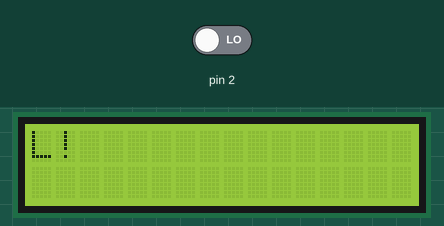
This sketch was run on a simulated Arduino Uno, built with avr-gcc and run on an emulated ATmega328P. On the bench: 16×2 character LCD. The test bench sets the inputs (shaded band); at power-on: pin 2 LOW. What the sketch prints to the serial monitor is not drawn.

Above: at 2.1 s.
At 4.1 s:
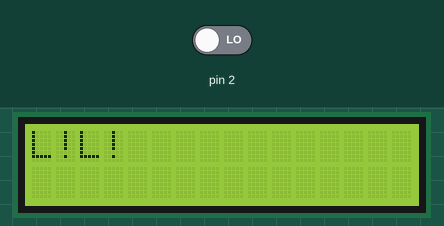
At 6.1 s:
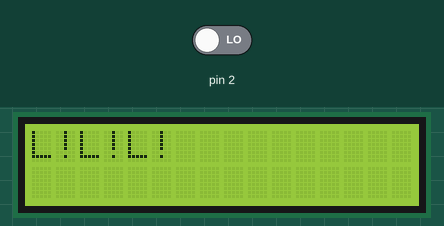
At 8.1 s:
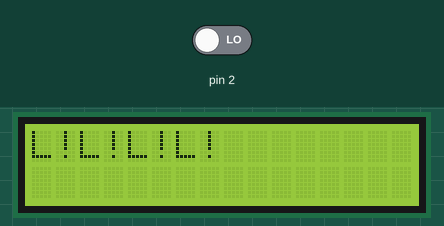
At 12.1 s:
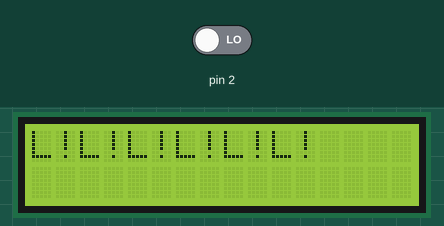
At 16.1 s:
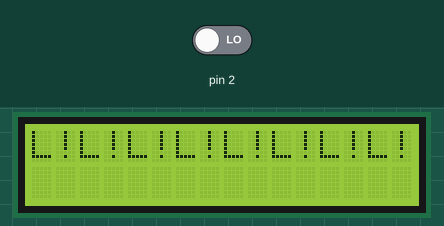

The sketch:

XMUhardware.ino
```cpp
/*This file runs on Arduino Uno.
The output "R","G"and "B" are not the value of  RGB color model.They are only parameters in this hardware.
The "L!","M!","H!" on LCD is the value of BFP expressing freeze-dried bacteria.
L!     OD<1
M!   1<OD<3
H!    OD>3
to know more : 2017.igem.org/Team:XMU-China */

#include <LiquidCrystal.h>
const int rs = 12, en = 11, d4 = 10, d5 = 9, d6 = 8, d7 = 13;
LiquidCrystal lcd(rs, en, d4, d5, d6, d7);
int s0=3,s1=4,s2=5,s3=6;
int out=2;
int flag=0;
byte counter=0;
byte countR=0,countG=0,countB=0;

void setup() {


 Serial.begin(115200);
 pinMode(s0,OUTPUT);
 pinMode(s1,OUTPUT);
 pinMode(s2,OUTPUT);
 pinMode(s3,OUTPUT);


  // set up the LCD's number of columns and rows:
  lcd.begin(16, 2);


}

void TCS()
 {
 flag=0;
 digitalWrite(s1,HIGH);
 digitalWrite(s0,HIGH);
 digitalWrite(s2,LOW);
 digitalWrite(s3,LOW);
 attachInterrupt(0, ISR_INTO, CHANGE);
 timer0_init();

 }

 void ISR_INTO()
 {
 counter++;
 }

 void timer0_init(void)
 {
  TCCR2A=0x00;
  TCCR2B=0x07;   //the clock frequency source 1024 points
  TCNT2= 100;    //10 ms overflow again
  TIMSK2 = 0x01; //allow interrupt
 }
 int i=0;
 ISR(TIMER2_OVF_vect)//the timer 2, 10ms interrupt overflow again. Internal overflow interrupt executive function
{
    TCNT2=100;
    flag++;
 if(flag==1)
  {
    countR=counter;
    Serial.print("red=");
    Serial.println(countR,DEC);
    digitalWrite(s2,HIGH);
    digitalWrite(s3,HIGH);
  }
  else if(flag==2)
   {
    countG=counter;
    Serial.print("green=");
    Serial.println(countG,DEC);
    digitalWrite(s2,LOW);
    digitalWrite(s3,HIGH);
   }
   else if(flag==3)
    {
    countB=counter;
    Serial.print("blue=");
    Serial.println(countB,DEC);
    Serial.println("\n");
    digitalWrite(s2,LOW);
    digitalWrite(s3,LOW);

    }
    else if(flag==4)
     {
     flag=0;
     }
       counter=0;
}
void loop()
{
 TCS();
delay(2000);
if(countR+countG<130)
{
if(countB < 60)
  {
  lcd.print("L!");
  }
else if(countB > 165 )
  {
   lcd.print("H!");
   }
else if(countB >60&&countR < 165)
  {
  lcd.print("M!");
  }
}
}
```

Measured:
- what the display in image 0 shows lasts 2.0 s, from 2.1 s to 4.1 s
